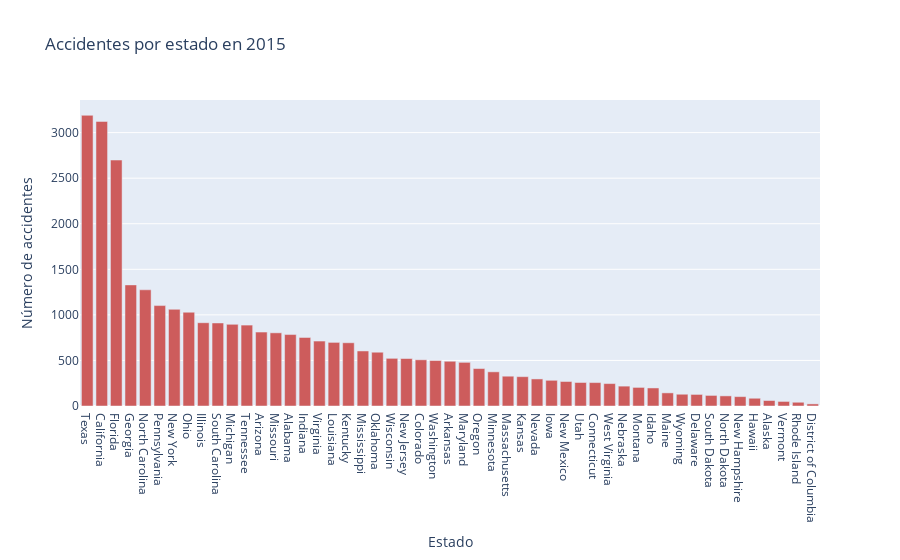

Notebook code cell kept with this figure:
### Markdown cell above
El siguiente es el codigo interactivo

### Code cell
from google.cloud import bigquery
client = bigquery.Client(project='poto-382221')



from google.cloud import bigquery
import pandas as pd
import plotly.graph_objs as go
import plotly.io as pio

# Crear una instancia del cliente de BigQuery
client = bigquery.Client(project='poto-382221')

# Definir la función para graficar el gráfico de barras
def plot_bar_chart(x, y, xlabel, ylabel, title):
    fig = go.Figure(
        [go.Bar(x=x, y=y, marker_color='indianred')],
        layout=go.Layout(
            title=title,
            xaxis=dict(title=xlabel),
            yaxis=dict(title=ylabel)
        )
    )
    fig.update_layout(bargap=0.2)
    pio.show(fig)

# Ejecutamos la consulta SQL
query = """
SELECT state_name, COUNT(*) AS num_accidents
FROM `bigquery-public-data.nhtsa_traffic_fatalities.accident_2015`
GROUP BY state_name
ORDER BY num_accidents DESC
"""
query_job = client.query(query)
results = query_job.result()

# Convertimos los resultados a un dataframe de pandas
df = pd.DataFrame(results.to_dataframe())

# Graficamos los resultados
plot_bar_chart(x=df['state_name'], y=df['num_accidents'], xlabel='Estado', ylabel='Número de accidentes', title='Accidentes por estado en 2015')

### Figure 1 — Plotly figure (JSON) as saved in the notebook; plotly's stock layout.template omitted (floating-point values rounded to 4 significant figures)
{"data": [{"marker": {"color": "indianred"}, "type": "bar", "x": ["Texas", "California", "Florida", "Georgia", "North Carolina", "Pennsylvania", "New York", "Ohio", "Illinois", "South Carolina", "Michigan", "Tennessee", "Arizona", "Missouri", "Alabama", "Indiana", "Virginia", "Louisiana", "Kentucky", "Mississippi", "Oklahoma", "Wisconsin", "New Jersey", "Colorado", "Washington", "Arkansas", "Maryland", "Oregon", "Minnesota", "Massachusetts", "Kansas", "Nevada", "Iowa", "New Mexico", "Utah", "Connecticut", "West Virginia", "Nebraska", "Montana", "Idaho", "Maine", "Wyoming", "Delaware", "South Dakota", "North Dakota", "New Hampshire", "Hawaii", "Alaska", "Vermont", "Rhode Island", "District of Columbia"], "y": [3190, 3123, 2699, 1329, 1275, 1102, 1061, 1029, 914, 911, 896, 888, 811, 803, 784, 752, 712, 698, 694, 604, 590, 523, 521, 507, 499, 491, 479, 411, 375, 327, 322, 297, 282, 269, 258, 257, 246, 218, 204, 198, 144, 129, 127, 116, 111, 103, 85, 60, 50, 41, 23]}], "layout": {"bargap": 0.2, "title": {"text": "Accidentes por estado en 2015"}, "xaxis": {"title": {"text": "Estado"}}, "yaxis": {"title": {"text": "Número de accidentes"}}}}
